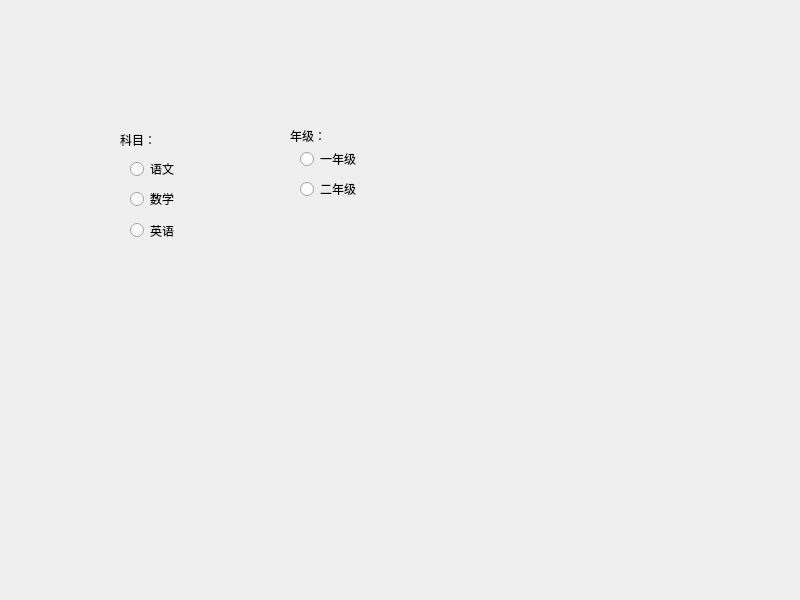
<?xml version="1.0" encoding="UTF-8"?>
<ui version="4.0">
 <class>Widget</class>
 <widget class="QWidget" name="Widget">
  <property name="geometry">
   <rect>
    <x>0</x>
    <y>0</y>
    <width>800</width>
    <height>600</height>
   </rect>
  </property>
  <property name="windowTitle">
   <string>Widget</string>
  </property>
  <widget class="QRadioButton" name="radioButton">
   <property name="geometry">
    <rect>
     <x>130</x>
     <y>160</y>
     <width>91</width>
     <height>18</height>
    </rect>
   </property>
   <property name="text">
    <string>语文</string>
   </property>
  </widget>
  <widget class="QRadioButton" name="radioButton_2">
   <property name="geometry">
    <rect>
     <x>130</x>
     <y>190</y>
     <width>91</width>
     <height>18</height>
    </rect>
   </property>
   <property name="text">
    <string>数学</string>
   </property>
  </widget>
  <widget class="QRadioButton" name="radioButton_3">
   <property name="geometry">
    <rect>
     <x>130</x>
     <y>220</y>
     <width>91</width>
     <height>21</height>
    </rect>
   </property>
   <property name="text">
    <string>英语</string>
   </property>
  </widget>
  <widget class="QLabel" name="label">
   <property name="geometry">
    <rect>
     <x>120</x>
     <y>130</y>
     <width>111</width>
     <height>20</height>
    </rect>
   </property>
   <property name="text">
    <string>科目：</string>
   </property>
  </widget>
  <widget class="QLabel" name="label_2">
   <property name="geometry">
    <rect>
     <x>290</x>
     <y>130</y>
     <width>54</width>
     <height>12</height>
    </rect>
   </property>
   <property name="text">
    <string>年级：</string>
   </property>
  </widget>
  <widget class="QRadioButton" name="radioButton_4">
   <property name="geometry">
    <rect>
     <x>300</x>
     <y>150</y>
     <width>91</width>
     <height>18</height>
    </rect>
   </property>
   <property name="text">
    <string>一年级</string>
   </property>
  </widget>
  <widget class="QRadioButton" name="radioButton_5">
   <property name="geometry">
    <rect>
     <x>300</x>
     <y>180</y>
     <width>91</width>
     <height>18</height>
    </rect>
   </property>
   <property name="text">
    <string>二年级</string>
   </property>
  </widget>
 </widget>
 <resources/>
 <connections/>
</ui>
